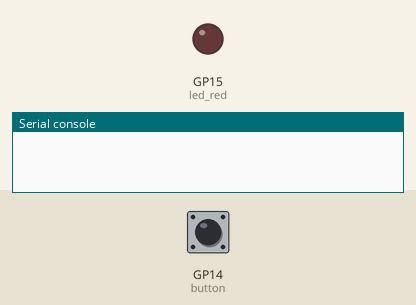
Recording of a program running on a simulated Raspberry Pi Pico running MicroPython. Shown: output pins drawn as LEDs (lit = HIGH), the last lines printed to the serial console. The inputs (shaded band) are chosen by the test bench; at power-on: GP14 (button) LOW.

Above: at 1.2 s.
1.3 s: GP14 (button) pulled HIGH for 0.15 s
At 1.7 s:
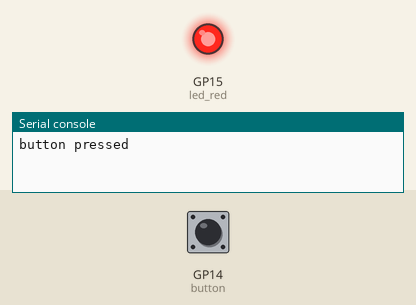
4.4 s: GP14 (button) pulled HIGH for 1 s
At 8.2 s:
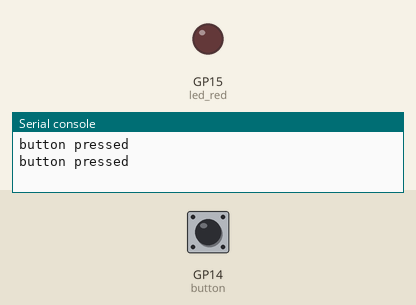
8.4 s: GP14 (button) pulled HIGH for 3.2 s
At 9.5 s:
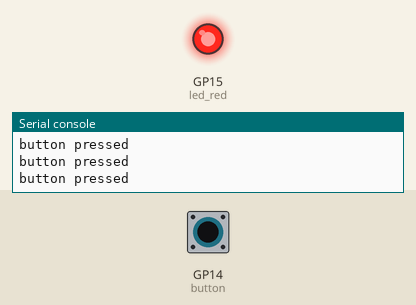
Timing chart, 0 to 15.9 s (numbered marks = the images above; inputs shaded):
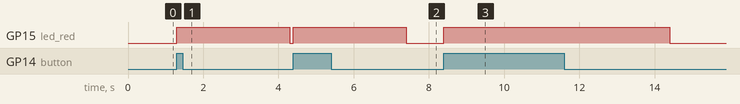

The program:

Button_and_LED.py
```python
import utime
import machine

time_delay_long = 3
time_delay_short = 1

button = machine.Pin(14, machine.Pin.IN,machine.Pin.PULL_DOWN)
led_red = machine.Pin(15, machine.Pin.OUT)

while True:
    if button.value() == 1:
        print('button pressed')
        led_red.value(1)
        utime.sleep(time_delay_long)
    led_red.value(0)
```

Measured:
- after the input at 1.3 s, GP15 (led_red): LOW → HIGH at once, → LOW 3.0 s later
- after the input at 4.4 s, GP15 (led_red): LOW → HIGH at once, → LOW 3.0 s later
- after the input at 8.4 s, GP15 (led_red): LOW → HIGH at once, → LOW 6.0 s later
